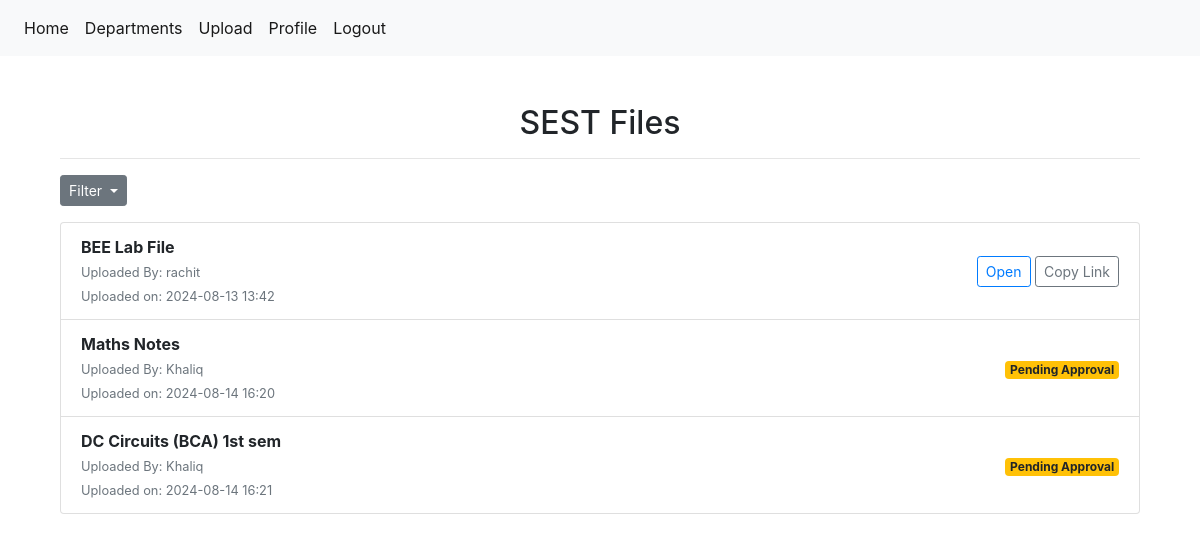
/department/SEST (signed in), run on the app's committed database.
### library/models.py (models this page shows, shortened)
class File(models.Model):
        file_name = models.CharField(max_length=255)
        file_department = models.CharField(max_length=255)
        file_path = models.FileField(upload_to='uploads/')
        file_status = models.BooleanField(default=False)
        uploaded_by = models.ForeignKey(User, on_delete=models.SET_NULL, null=True, blank=True)
        uploaded_at = models.DateTimeField(auto_now_add=True)

### library/views.py (the view)
# urls.py: path("department/<str:department_>", views.department, name='library_department'),
def department(request,department_):
    filter_status = request.GET.get('filter', 'all')
    if filter_status == 'approved':
        files = File.objects.filter(file_department=department_, file_status=True)
    elif filter_status == 'unapproved':
        files = File.objects.filter(file_department=department_, file_status=False)
    else:
        files = File.objects.filter(file_department=department_)
    return render(request, 'library/department.html', {'files':files, 'department': department_})

### library/templates/library/department.html (shortened to what this page needs)
{% extends "library/base.html" %}
{% block content %}
<div class="container my-5">
    <h2 class="text-center">{{ department }} Files</h2>
    <hr>
    <div class="btn-group">
        <button class="btn btn-secondary btn-sm dropdown-toggle" type="button" data-toggle="dropdown" aria-haspopup="true" aria-expanded="false">
          Filter
        </button>
    </div>
    {% if files %}
        <ul class="list-group">
            {% for file in files %}
                <li class="list-group-item d-flex justify-content-between align-items-center">
                    <div>
                        <strong>{{ file.file_name }}</strong><br>
                            {% if file.uploaded_by == None %}
                            <small class="text-muted">Uploaded By: Deleted User</small><br>
                            {% else %}
                            <small class="text-muted">Uploaded By: {{ file.uploaded_by }}</small><br>
                            {% endif %}
                        <small class="text-muted">Uploaded on: {{ file.uploaded_at|date:"Y-m-d H:i" }}</small>
                    </div>
                    <div>
                        {% if file.file_status %}
                            <a href="{{ file.file_path.url }}" class="btn btn-outline-primary btn-sm">Open</a>
                            <a href="#" class="btn btn-outline-secondary btn-sm" onclick="copyLink('{{ file.file_path.url }}')">Copy Link</a>
                        {% else %}
                            <span class="badge badge-warning">Pending Approval</span>
                        {% endif %}
                    </div>
                </li>
            {% endfor %}
        </ul>
    {% else %}
        <p class="text-center">No files found for this department.</p>
    {% endif %}
</div>
{% endblock %}

### data on the page
File: file_name "BEE Lab File", uploaded_by "rachit", uploaded_at "2024-08-13 13:42"
File: file_name "Maths Notes", uploaded_by "Khaliq", uploaded_at "2024-08-14 16:20", file_status "Pending Approval"
File: file_name "DC Circuits (BCA) 1st sem", uploaded_by "Khaliq", uploaded_at "2024-08-14 16:21", file_status "Pending Approval"

### other printed values
{{ department }} "SEST"
